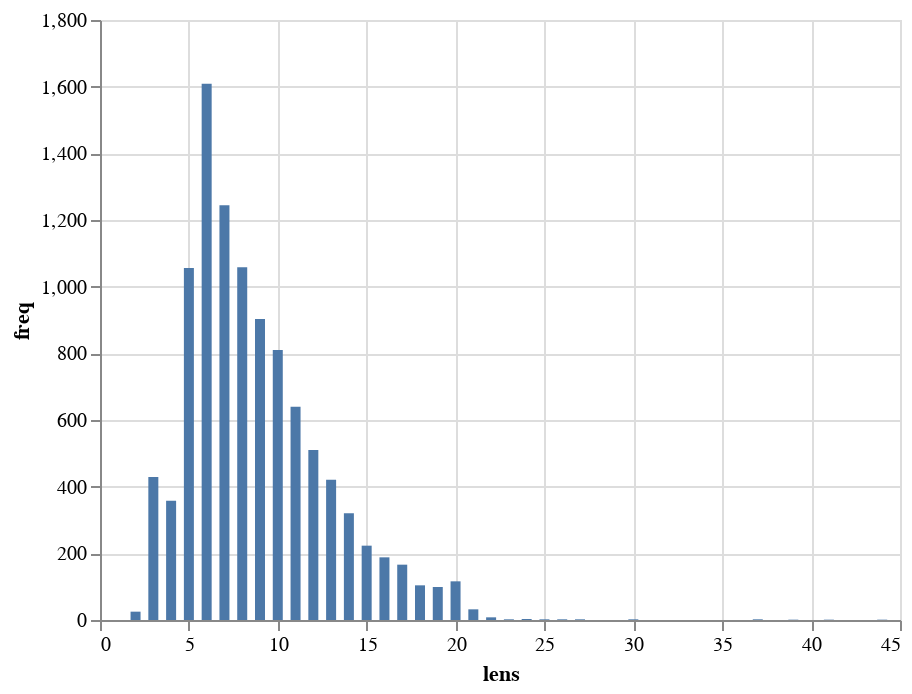

The cell this chart's notebook holds for it:
### Code cell
import altair as alt

alt.Chart(txt_df).mark_bar().encode(
    x='lens',
    y='freq'
)

### Figure 1 — Vega-Lite specification as saved in the notebook (floating-point values rounded to 4 significant figures)
{"config": {"view": {"continuousWidth": 400, "continuousHeight": 300}}, "data": {"name": "data-6eee1c701eead1b6aed4da77345e9502"}, "mark": "bar", "encoding": {"x": {"type": "quantitative", "field": "lens"}, "y": {"type": "quantitative", "field": "freq"}}, "$schema": "https://vega.github.io/schema/vega-lite/v4.8.1.json", "datasets": {"data-6eee1c701eead1b6aed4da77345e9502": [{"lens": 7, "freq": 1244}, {"lens": 12, "freq": 510}, {"lens": 6, "freq": 1609}, {"lens": 16, "freq": 188}, {"lens": 13, "freq": 421}, {"lens": 9, "freq": 903}, {"lens": 10, "freq": 810}, {"lens": 11, "freq": 640}, {"lens": 17, "freq": 166}, {"lens": 8, "freq": 1058}, {"lens": 4, "freq": 358}, {"lens": 3, "freq": 429}, {"lens": 5, "freq": 1056}, {"lens": 18, "freq": 104}, {"lens": 15, "freq": 223}, {"lens": 14, "freq": 320}, {"lens": 19, "freq": 99}, {"lens": 20, "freq": 116}, {"lens": 2, "freq": 25}, {"lens": 21, "freq": 32}, {"lens": 24, "freq": 3}, {"lens": 23, "freq": 2}, {"lens": 22, "freq": 8}, {"lens": 25, "freq": 2}, {"lens": 27, "freq": 2}, {"lens": 44, "freq": 1}, {"lens": 41, "freq": 1}, {"lens": 37, "freq": 2}, {"lens": 39, "freq": 1}, {"lens": 26, "freq": 2}, {"lens": 30, "freq": 2}]}}
